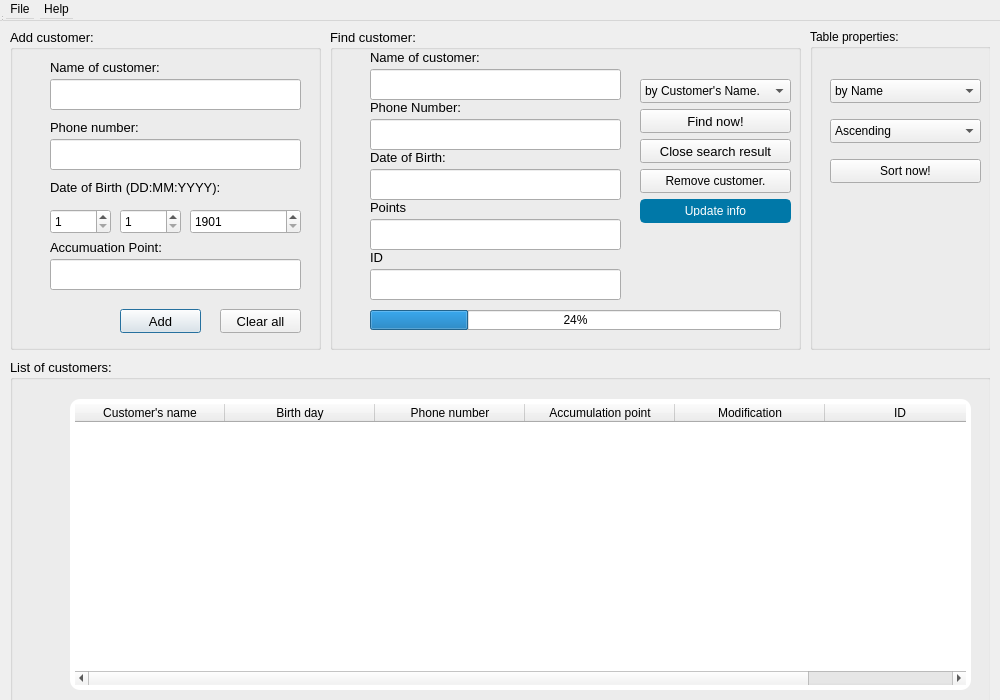
<?xml version="1.0" encoding="UTF-8"?>
<ui version="4.0">
 <class>my_customer</class>
 <widget class="QDialog" name="my_customer">
  <property name="geometry">
   <rect>
    <x>0</x>
    <y>0</y>
    <width>1000</width>
    <height>700</height>
   </rect>
  </property>
  <property name="windowTitle">
   <string>Customer Management</string>
  </property>
  <widget class="QWidget" name="centralwidget" native="true">
   <property name="geometry">
    <rect>
     <x>-10</x>
     <y>9</y>
     <width>1000</width>
     <height>701</height>
    </rect>
   </property>
   <property name="styleSheet">
    <string notr="true">QPushButton#pushButton {
                   background-color: #0078A8; 
                    color: white;
                    border: 2px solid #0078A8; 
                   border-radius: 5px; 
                   padding: 5px 10px;
                   font-weight: bolder;
                   }
QPushButton#pushButton_3 {
                   background-color: #0078A8; 
                    color: white;
                    border: 2px solid #0078A8; 
                   border-radius: 5px; 
                   padding: 5px 10px;
                  font-weight: bolder;
                   }
QPushButton#pushButton_2{
                   background-color: #0078A8; 
                    color: white;
                    border: 2px solid #0078A8; 
                   border-radius: 5px; 
                   padding: 5px 10px;
font-weight: bolder;
                   }
QPushButton#pushButtonUpdateInfo{
                   background-color: #0078A8; 
                    color: white;
                    border: 2px solid #0078A8; 
                   border-radius: 5px; 
                   padding: 5px 10px;
font-weight: bolder;
                   }
QLineEdit#txtSearchID{
background-color: #FFFFFF; /* Đặt màu nền là trắng */
    border-radius: 5px; /* Bo góc */
    padding: 5px; /* Đặt đệm */
    color: #000000; /* Đặt màu văn bản là màu đen */
}
QLineEdit#txtID{
background-color: #FFFFFF; /* Đặt màu nền là trắng */
    border-radius: 5px; /* Bo góc */
    padding: 5px; /* Đặt đệm */
    color: #000000; /* Đặt màu văn bản là màu đen */
}                 
QLineEdit#txtName{

background-color: #FFFFFF; /* Đặt màu nền là trắng */
    border-radius: 5px; /* Bo góc */
    padding: 5px; /* Đặt đệm */
    color: #000000; /* Đặt màu văn bản là màu đen */
}      
QLineEdit#txtAmount{

background-color: #FFFFFF; /* Đặt màu nền là trắng */
    border-radius: 5px; /* Bo góc */
    padding: 5px; /* Đặt đệm */
    color: #000000; /* Đặt màu văn bản là màu đen */

}      
QLineEdit#txtPrice{

background-color: #FFFFFF; /* Đặt màu nền là trắng */
    border-radius: 5px; /* Bo góc */
    padding: 5px; /* Đặt đệm */
    color: #000000; /* Đặt màu văn bản là màu đen */
}    
QLineEdit#txtUpdateAmount{

background-color: #FFFFFF; /* Đặt màu nền là trắng */
    border-radius: 5px; /* Bo góc */
    padding: 5px; /* Đặt đệm */
    color: #000000; /* Đặt màu văn bản là màu đen */
}    
QLineEdit#txtSearch
{

background-color: #FFFFFF; /* Đặt màu nền là trắng */
    border-radius: 5px; /* Bo góc */
    padding: 5px; /* Đặt đệm */
    color: #000000; /* Đặt màu văn bản là màu đen */
}   
QDialog#my_customer
{
   background-color: #87CEFA; /* Đặt màu nền 8472FF là trắng */
    color: #000000; /* Đặt màu văn bản là màu đen */
}  
QTableWidget#tableWidget
{

   background-color: #FFFFFF; /* Đặt màu nền là trắng */
    border-radius: 10px; /* Bo góc */
    padding: 5px; /* Đặt đệm */
    color: #000000; /* Đặt màu văn bản là màu đen */
}  </string>
   </property>
   <widget class="QGroupBox" name="groupBox_ADD_CUS">
    <property name="geometry">
     <rect>
      <x>20</x>
      <y>20</y>
      <width>311</width>
      <height>321</height>
     </rect>
    </property>
    <property name="font">
     <font>
      <family>Arial</family>
      <pointsize>10</pointsize>
      <italic>false</italic>
      <bold>false</bold>
      <underline>false</underline>
      <strikeout>false</strikeout>
      <kerning>true</kerning>
     </font>
    </property>
    <property name="title">
     <string>Add customer:</string>
    </property>
    <property name="flat">
     <bool>false</bool>
    </property>
    <property name="checkable">
     <bool>false</bool>
    </property>
    <widget class="QLabel" name="label">
     <property name="geometry">
      <rect>
       <x>40</x>
       <y>30</y>
       <width>119</width>
       <height>16</height>
      </rect>
     </property>
     <property name="font">
      <font>
       <family>Arial</family>
       <pointsize>10</pointsize>
       <italic>false</italic>
       <bold>false</bold>
       <underline>false</underline>
       <strikeout>false</strikeout>
       <kerning>true</kerning>
      </font>
     </property>
     <property name="text">
      <string>Name of customer:</string>
     </property>
     <property name="scaledContents">
      <bool>false</bool>
     </property>
     <property name="wordWrap">
      <bool>false</bool>
     </property>
    </widget>
    <widget class="QLabel" name="label_2">
     <property name="geometry">
      <rect>
       <x>40</x>
       <y>90</y>
       <width>94</width>
       <height>16</height>
      </rect>
     </property>
     <property name="font">
      <font>
       <family>Arial</family>
       <pointsize>10</pointsize>
       <italic>false</italic>
       <bold>false</bold>
       <underline>false</underline>
       <strikeout>false</strikeout>
       <kerning>true</kerning>
      </font>
     </property>
     <property name="text">
      <string>Phone number:</string>
     </property>
    </widget>
    <widget class="QLabel" name="label_3">
     <property name="geometry">
      <rect>
       <x>40</x>
       <y>150</y>
       <width>181</width>
       <height>16</height>
      </rect>
     </property>
     <property name="font">
      <font>
       <family>Arial</family>
       <pointsize>10</pointsize>
       <italic>false</italic>
       <bold>false</bold>
       <underline>false</underline>
       <strikeout>false</strikeout>
       <kerning>true</kerning>
      </font>
     </property>
     <property name="text">
      <string>Date of Birth (DD:MM:YYYY):</string>
     </property>
    </widget>
    <widget class="QPushButton" name="pushButtonADD">
     <property name="geometry">
      <rect>
       <x>110</x>
       <y>280</y>
       <width>81</width>
       <height>24</height>
      </rect>
     </property>
     <property name="font">
      <font>
       <family>Arial</family>
       <pointsize>10</pointsize>
       <italic>false</italic>
       <bold>false</bold>
       <underline>false</underline>
       <strikeout>false</strikeout>
       <kerning>true</kerning>
      </font>
     </property>
     <property name="text">
      <string>Add</string>
     </property>
    </widget>
    <widget class="QPushButton" name="pushButtonCancel">
     <property name="geometry">
      <rect>
       <x>210</x>
       <y>280</y>
       <width>81</width>
       <height>24</height>
      </rect>
     </property>
     <property name="font">
      <font>
       <family>Arial</family>
       <pointsize>10</pointsize>
       <italic>false</italic>
       <bold>false</bold>
       <underline>false</underline>
       <strikeout>false</strikeout>
       <kerning>true</kerning>
      </font>
     </property>
     <property name="text">
      <string>Clear all</string>
     </property>
    </widget>
    <widget class="QLabel" name="label_5">
     <property name="geometry">
      <rect>
       <x>40</x>
       <y>210</y>
       <width>131</width>
       <height>16</height>
      </rect>
     </property>
     <property name="font">
      <font>
       <family>Arial</family>
       <pointsize>10</pointsize>
       <italic>false</italic>
       <bold>false</bold>
       <underline>false</underline>
       <strikeout>false</strikeout>
       <kerning>true</kerning>
      </font>
     </property>
     <property name="text">
      <string>Accumuation Point:</string>
     </property>
    </widget>
    <widget class="QLineEdit" name="lineEdit_NAME_ADD">
     <property name="geometry">
      <rect>
       <x>40</x>
       <y>50</y>
       <width>251</width>
       <height>31</height>
      </rect>
     </property>
    </widget>
    <widget class="QLineEdit" name="lineEdit_NUMPHONE_ADD">
     <property name="geometry">
      <rect>
       <x>40</x>
       <y>110</y>
       <width>251</width>
       <height>31</height>
      </rect>
     </property>
    </widget>
    <widget class="QLineEdit" name="lineEdit_POINT_ADD">
     <property name="geometry">
      <rect>
       <x>40</x>
       <y>230</y>
       <width>251</width>
       <height>31</height>
      </rect>
     </property>
    </widget>
    <widget class="QSpinBox" name="spinBox_DAY_ADD">
     <property name="geometry">
      <rect>
       <x>40</x>
       <y>180</y>
       <width>61</width>
       <height>25</height>
      </rect>
     </property>
     <property name="minimum">
      <number>1</number>
     </property>
     <property name="maximum">
      <number>31</number>
     </property>
    </widget>
    <widget class="QSpinBox" name="spinBox_MONTH_ADD">
     <property name="geometry">
      <rect>
       <x>110</x>
       <y>180</y>
       <width>61</width>
       <height>25</height>
      </rect>
     </property>
     <property name="minimum">
      <number>1</number>
     </property>
     <property name="maximum">
      <number>12</number>
     </property>
    </widget>
    <widget class="QSpinBox" name="spinBox_YEAR_ADD">
     <property name="geometry">
      <rect>
       <x>180</x>
       <y>180</y>
       <width>111</width>
       <height>25</height>
      </rect>
     </property>
     <property name="minimum">
      <number>1901</number>
     </property>
     <property name="maximum">
      <number>2101</number>
     </property>
    </widget>
    <zorder>label</zorder>
    <zorder>label_2</zorder>
    <zorder>label_3</zorder>
    <zorder>pushButtonADD</zorder>
    <zorder>label_5</zorder>
    <zorder>lineEdit_NAME_ADD</zorder>
    <zorder>lineEdit_NUMPHONE_ADD</zorder>
    <zorder>lineEdit_POINT_ADD</zorder>
    <zorder>spinBox_DAY_ADD</zorder>
    <zorder>spinBox_MONTH_ADD</zorder>
    <zorder>spinBox_YEAR_ADD</zorder>
    <zorder>pushButtonCancel</zorder>
   </widget>
   <widget class="QGroupBox" name="groupBox_FIND_CUS">
    <property name="geometry">
     <rect>
      <x>340</x>
      <y>20</y>
      <width>471</width>
      <height>321</height>
     </rect>
    </property>
    <property name="font">
     <font>
      <family>Arial</family>
      <pointsize>10</pointsize>
      <bold>false</bold>
      <underline>false</underline>
     </font>
    </property>
    <property name="title">
     <string>Find customer:</string>
    </property>
    <widget class="QLabel" name="label_4">
     <property name="geometry">
      <rect>
       <x>40</x>
       <y>70</y>
       <width>201</width>
       <height>16</height>
      </rect>
     </property>
     <property name="font">
      <font>
       <family>Arial</family>
       <pointsize>10</pointsize>
       <bold>false</bold>
       <underline>false</underline>
      </font>
     </property>
     <property name="text">
      <string>Phone Number:</string>
     </property>
    </widget>
    <widget class="QLabel" name="label_10">
     <property name="geometry">
      <rect>
       <x>40</x>
       <y>20</y>
       <width>201</width>
       <height>16</height>
      </rect>
     </property>
     <property name="font">
      <font>
       <family>Arial</family>
       <pointsize>10</pointsize>
       <bold>false</bold>
       <underline>false</underline>
      </font>
     </property>
     <property name="text">
      <string>Name of customer:</string>
     </property>
    </widget>
    <widget class="QLabel" name="label_11">
     <property name="geometry">
      <rect>
       <x>40</x>
       <y>120</y>
       <width>131</width>
       <height>16</height>
      </rect>
     </property>
     <property name="font">
      <font>
       <family>Arial</family>
       <pointsize>10</pointsize>
       <italic>false</italic>
       <bold>false</bold>
       <underline>false</underline>
       <strikeout>false</strikeout>
       <kerning>true</kerning>
      </font>
     </property>
     <property name="text">
      <string>Date of Birth:</string>
     </property>
    </widget>
    <widget class="QPushButton" name="pushButton_FIND">
     <property name="geometry">
      <rect>
       <x>310</x>
       <y>80</y>
       <width>151</width>
       <height>24</height>
      </rect>
     </property>
     <property name="font">
      <font>
       <family>Arial</family>
       <pointsize>10</pointsize>
       <bold>false</bold>
       <underline>false</underline>
      </font>
     </property>
     <property name="text">
      <string>Find now!</string>
     </property>
    </widget>
    <widget class="QLineEdit" name="lineEdit_NAME_FIND">
     <property name="geometry">
      <rect>
       <x>40</x>
       <y>40</y>
       <width>251</width>
       <height>31</height>
      </rect>
     </property>
    </widget>
    <widget class="QLineEdit" name="lineEdit_NUMPHONE_FIND">
     <property name="geometry">
      <rect>
       <x>40</x>
       <y>90</y>
       <width>251</width>
       <height>31</height>
      </rect>
     </property>
    </widget>
    <widget class="QLineEdit" name="lineEdit_DOB_FIND">
     <property name="geometry">
      <rect>
       <x>40</x>
       <y>140</y>
       <width>251</width>
       <height>31</height>
      </rect>
     </property>
    </widget>
    <widget class="QComboBox" name="comboBox">
     <property name="geometry">
      <rect>
       <x>310</x>
       <y>50</y>
       <width>151</width>
       <height>24</height>
      </rect>
     </property>
     <item>
      <property name="text">
       <string>by Customer's Name.</string>
      </property>
     </item>
     <item>
      <property name="text">
       <string>by Phone Number.</string>
      </property>
     </item>
     <item>
      <property name="text">
       <string>by Accumulations Point.</string>
      </property>
     </item>
     <item>
      <property name="text">
       <string>by Date modificacion.</string>
      </property>
     </item>
     <item>
      <property name="text">
       <string>by Month of birth.</string>
      </property>
     </item>
     <item>
      <property name="text">
       <string>by Day of birth.</string>
      </property>
     </item>
    </widget>
    <widget class="QPushButton" name="pushButton_CLOSE_SEARCH_RES">
     <property name="geometry">
      <rect>
       <x>310</x>
       <y>110</y>
       <width>151</width>
       <height>24</height>
      </rect>
     </property>
     <property name="font">
      <font>
       <family>Arial</family>
       <pointsize>10</pointsize>
       <bold>false</bold>
       <underline>false</underline>
      </font>
     </property>
     <property name="text">
      <string>Close search result</string>
     </property>
    </widget>
    <widget class="QProgressBar" name="progressBar_FIND">
     <property name="geometry">
      <rect>
       <x>40</x>
       <y>281</y>
       <width>411</width>
       <height>20</height>
      </rect>
     </property>
     <property name="value">
      <number>24</number>
     </property>
    </widget>
    <widget class="QLabel" name="label_12">
     <property name="geometry">
      <rect>
       <x>40</x>
       <y>170</y>
       <width>131</width>
       <height>16</height>
      </rect>
     </property>
     <property name="font">
      <font>
       <family>Arial</family>
       <pointsize>10</pointsize>
       <italic>false</italic>
       <bold>false</bold>
       <underline>false</underline>
       <strikeout>false</strikeout>
       <kerning>true</kerning>
      </font>
     </property>
     <property name="text">
      <string>Points</string>
     </property>
    </widget>
    <widget class="QLineEdit" name="lineEdit_POINT_FIND">
     <property name="geometry">
      <rect>
       <x>40</x>
       <y>190</y>
       <width>251</width>
       <height>31</height>
      </rect>
     </property>
    </widget>
    <widget class="QLabel" name="label_13">
     <property name="geometry">
      <rect>
       <x>40</x>
       <y>220</y>
       <width>131</width>
       <height>16</height>
      </rect>
     </property>
     <property name="font">
      <font>
       <family>Arial</family>
       <pointsize>10</pointsize>
       <italic>false</italic>
       <bold>false</bold>
       <underline>false</underline>
       <strikeout>false</strikeout>
       <kerning>true</kerning>
      </font>
     </property>
     <property name="text">
      <string>ID</string>
     </property>
    </widget>
    <widget class="QLineEdit" name="lineEdit_ID_FIND">
     <property name="geometry">
      <rect>
       <x>40</x>
       <y>240</y>
       <width>251</width>
       <height>31</height>
      </rect>
     </property>
    </widget>
    <widget class="QPushButton" name="pushButton_RM_MOD">
     <property name="geometry">
      <rect>
       <x>310</x>
       <y>140</y>
       <width>151</width>
       <height>24</height>
      </rect>
     </property>
     <property name="text">
      <string>Remove customer.</string>
     </property>
    </widget>
    <widget class="QPushButton" name="pushButtonUpdateInfo">
     <property name="geometry">
      <rect>
       <x>310</x>
       <y>170</y>
       <width>151</width>
       <height>24</height>
      </rect>
     </property>
     <property name="text">
      <string>Update info</string>
     </property>
    </widget>
   </widget>
   <widget class="QGroupBox" name="groupBox_VIEWTABLE">
    <property name="geometry">
     <rect>
      <x>20</x>
      <y>350</y>
      <width>981</width>
      <height>411</height>
     </rect>
    </property>
    <property name="font">
     <font>
      <family>Arial</family>
      <pointsize>10</pointsize>
      <bold>false</bold>
      <underline>false</underline>
      <kerning>false</kerning>
     </font>
    </property>
    <property name="mouseTracking">
     <bool>false</bool>
    </property>
    <property name="tabletTracking">
     <bool>true</bool>
    </property>
    <property name="autoFillBackground">
     <bool>false</bool>
    </property>
    <property name="title">
     <string>List of customers:</string>
    </property>
    <widget class="QTableWidget" name="tableWidget">
     <property name="enabled">
      <bool>true</bool>
     </property>
     <property name="geometry">
      <rect>
       <x>60</x>
       <y>40</y>
       <width>901</width>
       <height>291</height>
      </rect>
     </property>
     <property name="font">
      <font>
       <family>Arial</family>
       <pointsize>10</pointsize>
       <bold>false</bold>
       <underline>false</underline>
       <kerning>false</kerning>
      </font>
     </property>
     <property name="cursor" stdset="0">
      <cursorShape>IBeamCursor</cursorShape>
     </property>
     <property name="editTriggers">
      <set>QAbstractItemView::NoEditTriggers</set>
     </property>
     <property name="sortingEnabled">
      <bool>false</bool>
     </property>
     <attribute name="horizontalHeaderDefaultSectionSize">
      <number>150</number>
     </attribute>
     <column>
      <property name="text">
       <string>Customer's name</string>
      </property>
     </column>
     <column>
      <property name="text">
       <string>Birth day</string>
      </property>
     </column>
     <column>
      <property name="text">
       <string>Phone number</string>
      </property>
     </column>
     <column>
      <property name="text">
       <string>Accumulation point</string>
      </property>
     </column>
     <column>
      <property name="text">
       <string>Modification</string>
      </property>
     </column>
     <column>
      <property name="text">
       <string>ID</string>
      </property>
     </column>
    </widget>
   </widget>
   <widget class="QGroupBox" name="groupBox_SORT">
    <property name="geometry">
     <rect>
      <x>820</x>
      <y>20</y>
      <width>181</width>
      <height>321</height>
     </rect>
    </property>
    <property name="title">
     <string>Table properties:</string>
    </property>
    <widget class="QComboBox" name="comboBox_OPTION_SORT">
     <property name="geometry">
      <rect>
       <x>20</x>
       <y>90</y>
       <width>151</width>
       <height>24</height>
      </rect>
     </property>
     <item>
      <property name="text">
       <string>Ascending</string>
      </property>
     </item>
     <item>
      <property name="text">
       <string>Descending</string>
      </property>
     </item>
    </widget>
    <widget class="QComboBox" name="comboBox_KEY__SORT">
     <property name="geometry">
      <rect>
       <x>20</x>
       <y>50</y>
       <width>151</width>
       <height>24</height>
      </rect>
     </property>
     <item>
      <property name="text">
       <string>by Name</string>
      </property>
     </item>
     <item>
      <property name="text">
       <string>by Accumulation Point</string>
      </property>
     </item>
     <item>
      <property name="text">
       <string>Month of Birth</string>
      </property>
     </item>
    </widget>
    <widget class="QPushButton" name="pushButton__SORT">
     <property name="geometry">
      <rect>
       <x>20</x>
       <y>130</y>
       <width>151</width>
       <height>24</height>
      </rect>
     </property>
     <property name="text">
      <string>Sort now!</string>
     </property>
    </widget>
   </widget>
   <zorder>groupBox_VIEWTABLE</zorder>
   <zorder>groupBox_FIND_CUS</zorder>
   <zorder>groupBox_ADD_CUS</zorder>
   <zorder>groupBox_SORT</zorder>
  </widget>
  <widget class="QMenuBar" name="menubar">
   <property name="geometry">
    <rect>
     <x>0</x>
     <y>0</y>
     <width>1286</width>
     <height>21</height>
    </rect>
   </property>
   <widget class="QMenu" name="menuRefrence">
    <property name="title">
     <string>File</string>
    </property>
    <addaction name="actionImport_season"/>
    <addaction name="actionExport_season"/>
    <addaction name="actionSet_path"/>
    <addaction name="actionAuto_save"/>
   </widget>
   <widget class="QMenu" name="menuHelp">
    <property name="title">
     <string>Help</string>
    </property>
    <addaction name="actionContact_us_now"/>
    <addaction name="actionOpen_guidebook"/>
    <addaction name="actionFactory_reset"/>
   </widget>
   <addaction name="menuRefrence"/>
   <addaction name="menuHelp"/>
  </widget>
  <widget class="QStatusBar" name="statusbar">
   <property name="geometry">
    <rect>
     <x>0</x>
     <y>0</y>
     <width>3</width>
     <height>22</height>
    </rect>
   </property>
  </widget>
  <widget class="QLabel" name="Warning_auto_save">
   <property name="geometry">
    <rect>
     <x>1020</x>
     <y>0</y>
     <width>131</width>
     <height>21</height>
    </rect>
   </property>
   <property name="font">
    <font>
     <pointsize>7</pointsize>
     <italic>false</italic>
     <underline>false</underline>
    </font>
   </property>
   <property name="text">
    <string>#Warning: auto-save is on!</string>
   </property>
  </widget>
  <action name="actionAdd">
   <property name="text">
    <string>Save season</string>
   </property>
  </action>
  <action name="actionSave_as">
   <property name="icon">
    <iconset theme="applications-science">
     <normaloff>.</normaloff>.</iconset>
   </property>
   <property name="text">
    <string>Save as</string>
   </property>
  </action>
  <action name="actionExport">
   <property name="text">
    <string>Export</string>
   </property>
  </action>
  <action name="actionImport_season">
   <property name="text">
    <string>Import season</string>
   </property>
  </action>
  <action name="actionExport_season">
   <property name="text">
    <string>Export season</string>
   </property>
  </action>
  <action name="actionContact_us_now">
   <property name="text">
    <string>Contact us now!</string>
   </property>
  </action>
  <action name="actionOpen_guidebook">
   <property name="text">
    <string>Open guidebook.</string>
   </property>
  </action>
  <action name="factory_rest">
   <property name="checkable">
    <bool>false</bool>
   </property>
   <property name="text">
    <string>Factory reset.</string>
   </property>
  </action>
  <action name="actionFactory_reset">
   <property name="enabled">
    <bool>true</bool>
   </property>
   <property name="text">
    <string>Factory reset.</string>
   </property>
  </action>
  <action name="actionSet_path">
   <property name="text">
    <string>Set path.</string>
   </property>
  </action>
  <action name="actionAuto_save">
   <property name="checkable">
    <bool>true</bool>
   </property>
   <property name="checked">
    <bool>false</bool>
   </property>
   <property name="text">
    <string>Auto save.</string>
   </property>
  </action>
 </widget>
 <resources/>
 <connections/>
</ui>
